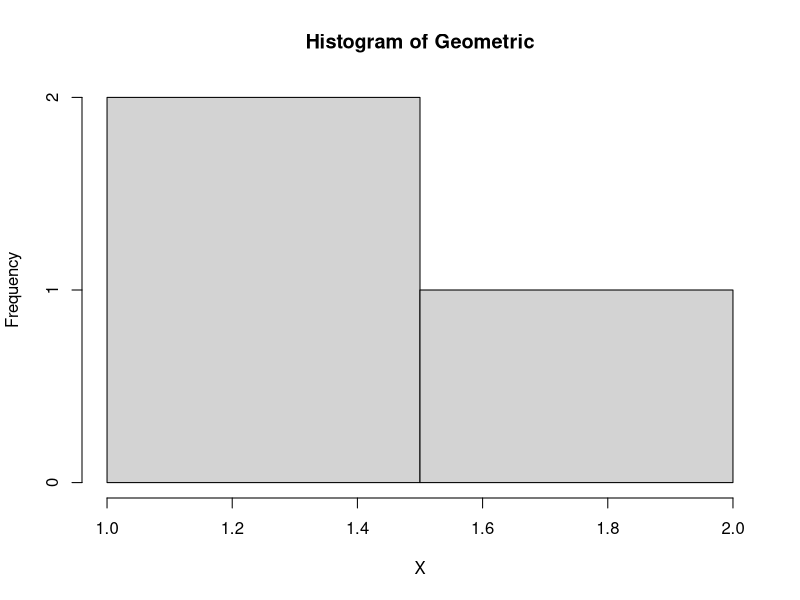

Here is the R script that generated this plot:
#A
#Diketahui
x=3
p=0.20
#Menggunakan fungsi dgeom
peluang=dgeom(x,p,log=FALSE) 
peluang

#B
mean(rgeom(n = 10000, p=0.20) == 3)

#c
#Kesimpulan terdapat di Readme

#D
set.seed(0)
#Menggunakan fungsi rgeom
hist(rgeom(x,p),xlab="X",main="Histogram of Geometric")

#E
E=1/p #Nilai rata-rata
E
var=(1-p)/p^2 #Nilai varian
var

#Referensi 
#https://www.rumusstatistik.com/2012/07/rumus-distribusi-geometrik.html